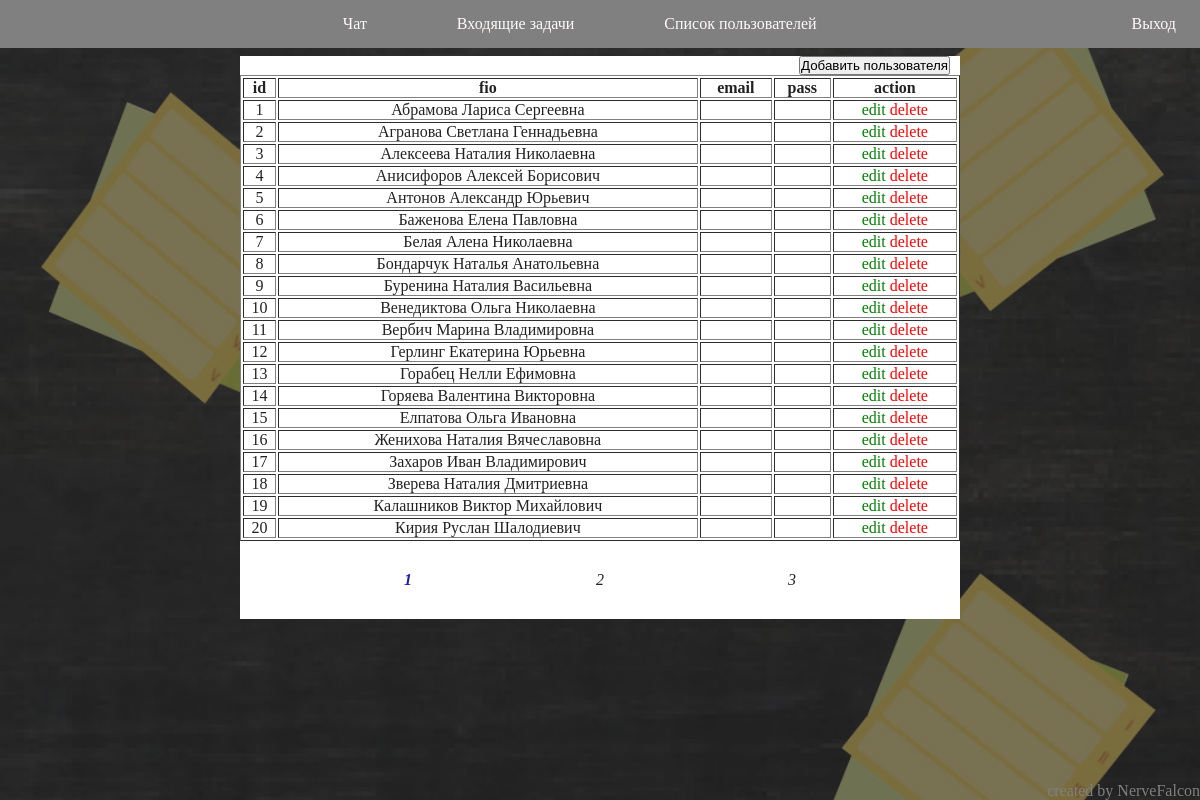
/user (signed in), run on the app's committed database.
### tables this page shows
CREATE TABLE `users` (
  `id` int(11) NOT NULL,
  `fio` varchar(256) NOT NULL,
  `email` varchar(32) DEFAULT NULL,
  `pass` varchar(64) DEFAULT NULL
);

### app/controllers/AdminController.php (called while the page is built, shortened)
<?php
class AdminController extends Controller
{
	public function __construct()
	{
		$this->model = new AdminModel();
	}
	public function ActionUserList(int $page = 1)
	{
		$countPage = ceil($this->model->CountUsers() / 20.0);
		$pages = [$countPage, $page];
		$users = $this->model->getUsersPage($page);
		$links = ["user", "пользователя"];
		$this->view->Generate('admin/listView.php', [$pages, $users, $links]);
		return true;
	}
}

### app/core/Model.php (called while the page is built, shortened)
<?php
class Model
{
	protected $db = null;
	public static function SqlConnect(): mysqli
	{
		$data = include("static/configs/db.php");
		$sql = new mysqli($data['hostname'], $data['username'], $data['password'], $data['database']);
		$sql->set_charset('utf-8');
		return $sql;
	}
	protected function ThisSqlConnect(): void
	{
		if (is_null($this->db))
		{
			$this->db = $this->SqlConnect();
		}
	}
}

### app/models/AdminModel.php (called while the page is built, shortened)
<?php
class AdminModel extends Model
{
	public function CountUsers(): int
	{
		$query = $this->db->query("select count(*) as c from users");
		return $query->fetch_all(1)[0]['c'];
	}
	public function getUsersPage(int $page): array
	{
		$indent = --$page * 20;
		$query = $this->db->query("select * from users limit $indent, 20 ");
		return $query->fetch_all(1);
	}
}

### app/bootstrap.php (called while the page is built, shortened)
<?php
require_once 'core/Model.php';
require_once 'core/View.php';
require_once 'core/Controller.php';
require_once 'core/Route.php';
Route::start();

### index.php (called while the page is built, shortened)
<?php
require_once 'app/bootstrap.php';

### app/core/Controller.php (called while the page is built, shortened)
<?php
class Controller
{
	public function __construct()
	{
		$this->view = new View;
	}
}

### app/views/admin/listView.php (the view)
<?php
$pages = $params[0];
$links = $params[2];
$params = $params[1];
?>
<section class="userList Tcenter">
	<div class="Tright"><a href="/<?php echo $links[0] ?>/create" class="add"><button>Добавить <?php echo $links[1] ?></button></a></div>
	<table border="1px">
		<thead>
			<tr>
				<?php foreach (array_keys($params[0]) as $key) : ?>
					<th><?php echo $key ?></th>
				<?php endforeach; ?>
				<th>action</th>
			</tr>
		</thead>
		<tbody>
			<?php foreach ($params as $user) : ?>
				<tr>
					<?php foreach ($user as $data) : ?>
						<td><?php echo $data ?></td>
					<?php endforeach; ?>
					<td>
						<a href="/<?php echo $links[0] ?>/edit/<?php echo $user['id']; ?>" class="green">edit</a>
						<a href="/<?php echo $links[0] ?>/delete/<?php echo $user['id'] ?>" class="red">delete</a>
					</td>
				</tr>
			<?php endforeach; ?>
		</tbody>
	</table>
	<?php echo View::buildPageBtnsContainer($pages[0], $pages[1]) ?>
</section>

### app/core/Route.php (shortened to what this page needs)
<?php
class Route
{
	public static function GetURI()
	{
		if (!empty($_SERVER["REQUEST_URI"]))
		{
			return trim($_SERVER["REQUEST_URI"], "/");
		}
		else
		{
			return false;
		}
	}
	public static function Start()
	{
		$routes = include_once('routes.php');
		$uri = explode('/', self::GetURI());
		$controlller = $routes[$uri[0]];
		if (count($controlller) > 2)
		{
			if (empty($uri[1]) || is_numeric($uri[1]))
			{
				$action = ucfirst($controlller['']);
				$params = array_slice($uri, 1);
			}
			else
			{
				$action = ucfirst($controlller[$uri[1]]);
				$params = array_slice($uri, 2);
			}
			$controlller = ucfirst($controlller['controller']);
		}
		else
		{
			$action = ucfirst($controlller['']);
			$params = array_slice($uri, 1);
			$controlller = ucfirst($controlller['controller']);
		}
		return self::Load($controlller, $action, $params);
	}
	static function Load($controllerName, $actionName, $param = array())
	{
		$actionName = "Action" . $actionName;
		$controller = new $controllerName;
		if (!call_user_func_array(array($controller, $actionName), $param))
		{
			self::ErrorPage404();
		}
	}
}

### app/views/templateView.php (shortened to what this page needs)
<!DOCTYPE html>
<html lang="ru">
<head>
	<?php if (!ini_get("display_errors")) : ?>
		<link rel="stylesheet" href="/static/css/style.css">
	<?php endif; ?>
</head>
<body>
	<header class="flex-container-row flex-between bg-gray">
		<div class="flex-item flex-grow flex-item-row-first gray">.</div>
		<div class="flex-item flex-grow flex-container-row flex-center menu">
			<a class="flex-item" href="/">Чат</a>
			<div class="linkInTasks flex-item">
				<a href="/inTasks">Входящие задачи</a>
			</div>
			<?php if (isset($_SESSION['user']) && ISADMIN) : ?>
				<div class="linkInTasks flex-item">
					<a class="flex-item" href="/user">Список пользователей</a>
				</div>
			<?php endif; ?>
		</div>
		<div class="flex-item flex-grow flex-item-row-last">
			<a href="/auth/logout" class="auth-btn">Выход</a>
		</div>
	</header>
	<div id="wrapper">
		<main>
			<?php include 'app/views/' . $contentView; ?>
		</main>
	</div>
	<div id="copyright" class="gray Tright">created by NerveFalcon</div>
</body>
</html>

### app/core/View.php (shortened to what this page needs)
<?php
class View
{
	public function Generate(string $contentView, array $params = null, string $templateView = "templateView.php")
	{
		include "app/views/" . $templateView;
	}
	public static function buildPageBtnsContainer(int $countPage, int $currentPage)
	{
		$url = explode('/', Route::GetURI());
		$url = implode('/', $url);
		$container = '<div class="pg-btn flex-container-row flex-center">';
		if ($countPage < 7)
		{
			$container .= self::buildPageBtns(1, $countPage, $currentPage, $url);
		}
		$container .= '</div>';
		return $container;
	}
	private static function buildPageBtns(int $firstPage, int $countPage, int $currentPage, string $url)
	{
		$buttons = "";
		for ($i = $firstPage; $i <= $countPage; $i++)
		{
			$buttons .= self::buildPageBtn($i, $url, $currentPage);
		}
		return $buttons;
	}
	private static function buildPageBtn(int $buildPage, string $url, int $currentPage = null)
	{
		$class = '';
		if ($currentPage == $buildPage)
		{
			$class .= 'currentPage';
		}
		return "<a href='/$url/$buildPage' class='flex-item'><fromphp class='$class'>$buildPage</fromphp></a>";
	}
}

### static/css/style.css (style rules this page uses)
*, *::after, *::before { margin: 0; padding: 0; }
html { height: 100%; }
body { height: 100%; background-image: url("/static/img/BG.png"); background-size: 100% auto; background-position: 0 30%; background-repeat: repeat-y; background-attachment: fixed; color: #FFFAFA; }
header { width: 100%; height: 3rem; position: fixed; top: 0px; left: 0px; z-index: 50; }
main { width: 60%; margin: 0 auto; padding-top: 3.5rem; }
a { color: inherit; text-decoration: inherit; }
fromphp { font-style: italic; }
table { margin: auto; width: 100%; }
section:not(.auth):not(.createUser) { color: #222222; background-color: white; box-sizing: border-box; }
.flex-container-row { display: flex; text-align: center; flex-flow: row nowrap; }
.flex-between { justify-content: space-between; }
.flex-center { justify-content: center; }
.flex-item { margin: auto; }
.flex-item-row-first { text-align: left; margin-left: 2%; }
.flex-item-row-last { text-align: right; margin-right: 2%; }
.flex-grow { flex-grow: 1; }
.Tright { text-align: right; }
.Tcenter { text-align: center; }
.pg-btn { padding: 30px 10%; }
.currentPage { color: #2419B2; font-weight: bold; }
.red { color: red; }
.green { color: green; }
.gray { color: gray; }
.bg-gray { background-color: gray; }
#wrapper { height: 100%; }
#copyright { position: fixed; margin: 0; right: 0; bottom: 0; }
.userList { margin: auto; }
.userList .add { margin: 10px 10px; }

### data on the page
users: id "1", fio "Абрамова Лариса Сергеевна"
users: id "2", fio "Агранова Светлана Геннадьевна"
users: id "3", fio "Алексеева Наталия Николаевна"
users: id "4", fio "Анисифоров Алексей Борисович"
users: id "5", fio "Антонов Александр Юрьевич"
users: id "6", fio "Баженова Елена Павловна"
users: id "7", fio "Белая Алена Николаевна"
users: id "8", fio "Бондарчук Наталья Анатольевна"
users: id "9", fio "Буренина Наталия Васильевна"
users: id "10", fio "Венедиктова Ольга Николаевна"
users: id "11", fio "Вербич Марина Владимировна"
users: id "12", fio "Герлинг Екатерина Юрьевна"
users: id "13", fio "Горабец Нелли Ефимовна"
users: id "14", fio "Горяева Валентина Викторовна"
users: id "15", fio "Елпатова Ольга Ивановна"
users: id "16", fio "Женихова Наталия Вячеславовна"
users: id "17", fio "Захаров Иван Владимирович"
users: id "18", fio "Зверева Наталия Дмитриевна"
users: id "19", fio "Калашников Виктор Михайлович"
users: id "20", fio "Кирия Руслан Шалодиевич"

### other printed values
$links[1] "пользователя"
$key "id"
$key "fio"
$key "email"
$key "pass"
$buildPage "1"
$buildPage "2"
$buildPage "3"
